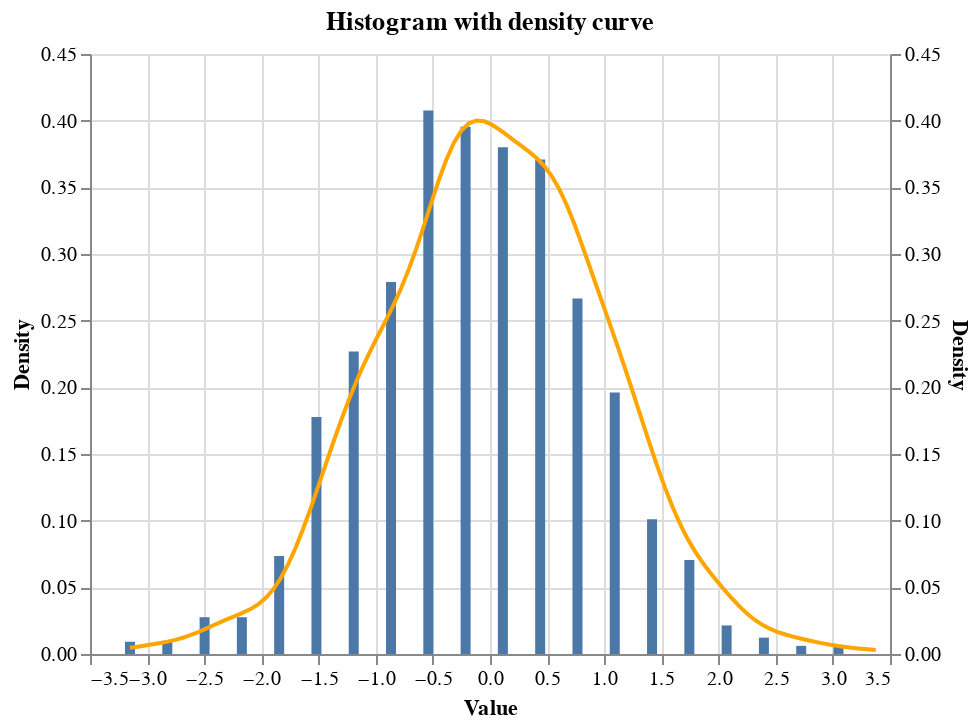

Write notebook code for a chart like this one.
### Code cell
import altair as alt
import numpy as np
from scipy.stats import gaussian_kde


def plot_histogram_with_density_curve(data: np.ndarray, bins: int, title: str) -> None:
    """
    Plots a histogram with a density curve.

    :param data: the data
    :param bins: the number of bins
    :param title: the title
    """
    hist_data, hist_edges = np.histogram(data, bins=bins, density=True)
    density = gaussian_kde(data)
    domain = np.linspace(min(data), max(data), 100)

    hist_df = pd.DataFrame({"Value": hist_data, "Bin": hist_edges[:-1]})
    density_df = pd.DataFrame({"Value": density(domain), "Domain": domain})

    hist_chart = (
        alt.Chart(hist_df)
        .mark_bar()
        .encode(
            x=alt.X("Bin", title="Value"),
            y=alt.Y("Value", title="Density"),
            tooltip=["Bin", "Value"],
        )
        .properties(title="Histogram", width=400, height=300)
    )

    density_chart = (
        alt.Chart(density_df)
        .mark_line(color="orange")
        .encode(
            x=alt.X("Domain", title="Value"),
            y=alt.Y("Value", title="Density"),
        )
    )

    chart = (
        alt.layer(hist_chart, density_chart)
        .resolve_scale(y="independent")
        .interactive()
    )

    chart.properties(title=title, width=400, height=300).display()


# Generate random data
data = np.random.normal(0, 1, 1000)

# Plot histogram with density curve
plot_histogram_with_density_curve(data, 20, "Histogram with density curve")

### Figure 1 — Vega-Lite specification as saved in the notebook (floating-point values rounded to 4 significant figures)
{"config": {"view": {"continuousWidth": 300, "continuousHeight": 300}}, "layer": [{"data": {"name": "data-e442e6080734a27a3be6823ea22ca8ce"}, "mark": {"type": "bar"}, "encoding": {"tooltip": [{"field": "Bin", "type": "quantitative"}, {"field": "Value", "type": "quantitative"}], "x": {"field": "Bin", "title": "Value", "type": "quantitative"}, "y": {"field": "Value", "title": "Density", "type": "quantitative"}}, "name": "view_1", "title": "Histogram"}, {"data": {"name": "data-9ff94e816a7fc48a7a133230b218feda"}, "mark": {"type": "line", "color": "orange"}, "encoding": {"x": {"field": "Domain", "title": "Value", "type": "quantitative"}, "y": {"field": "Value", "title": "Density", "type": "quantitative"}}}], "height": 300, "params": [{"name": "param_1", "select": {"type": "interval", "encodings": ["x", "y"]}, "bind": "scales", "views": ["view_1"]}], "resolve": {"scale": {"y": "independent"}}, "title": "Histogram with density curve", "width": 400, "$schema": "https://vega.github.io/schema/vega-lite/v5.8.0.json", "datasets": {"data-e442e6080734a27a3be6823ea22ca8ce": [{"Value": 0.009195, "Bin": -3.15}, {"Value": 0.009195, "Bin": -2.824}, {"Value": 0.02758, "Bin": -2.497}, {"Value": 0.02758, "Bin": -2.171}, {"Value": 0.07356, "Bin": -1.845}, {"Value": 0.1778, "Bin": -1.519}, {"Value": 0.2268, "Bin": -1.192}, {"Value": 0.2789, "Bin": -0.866}, {"Value": 0.4076, "Bin": -0.5397}, {"Value": 0.3954, "Bin": -0.2135}, {"Value": 0.3801, "Bin": 0.1128}, {"Value": 0.3709, "Bin": 0.4391}, {"Value": 0.2667, "Bin": 0.7654}, {"Value": 0.1962, "Bin": 1.092}, {"Value": 0.1011, "Bin": 1.418}, {"Value": 0.07049, "Bin": 1.744}, {"Value": 0.02145, "Bin": 2.07}, {"Value": 0.01226, "Bin": 2.397}, {"Value": 0.00613, "Bin": 2.723}, {"Value": 0.00613, "Bin": 3.049}], "data-9ff94e816a7fc48a7a133230b218feda": [{"Value": 0.004639, "Domain": -3.15}, {"Value": 0.005506, "Domain": -3.084}, {"Value": 0.00637, "Domain": -3.018}, {"Value": 0.00725, "Domain": -2.952}, {"Value": 0.008195, "Domain": -2.886}, {"Value": 0.009277, "Domain": -2.82}, {"Value": 0.01058, "Domain": -2.754}, {"Value": 0.01216, "Domain": -2.688}, {"Value": 0.01408, "Domain": -2.623}, {"Value": 0.01631, "Domain": -2.557}, {"Value": 0.01878, "Domain": -2.491}, {"Value": 0.02137, "Domain": -2.425}, {"Value": 0.02392, "Domain": -2.359}, {"Value": 0.02635, "Domain": -2.293}, {"Value": 0.02865, "Domain": -2.227}, {"Value": 0.03099, "Domain": -2.161}, {"Value": 0.03368, "Domain": -2.095}, {"Value": 0.03716, "Domain": -2.029}, {"Value": 0.04191, "Domain": -1.963}, {"Value": 0.04837, "Domain": -1.898}, {"Value": 0.05682, "Domain": -1.832}, {"Value": 0.06737, "Domain": -1.766}, {"Value": 0.0799, "Domain": -1.7}, {"Value": 0.09412, "Domain": -1.634}, {"Value": 0.1096, "Domain": -1.568}, {"Value": 0.1259, "Domain": -1.502}, {"Value": 0.1425, "Domain": -1.436}, {"Value": 0.159, "Domain": -1.37}, {"Value": 0.1749, "Domain": -1.304}, {"Value": 0.1899, "Domain": -1.238}, {"Value": 0.2039, "Domain": -1.172}, {"Value": 0.2167, "Domain": -1.107}, {"Value": 0.2285, "Domain": -1.041}, {"Value": 0.2396, "Domain": -0.9747}, {"Value": 0.2506, "Domain": -0.9088}, {"Value": 0.262, "Domain": -0.8429}, {"Value": 0.2745, "Domain": -0.777}, {"Value": 0.2885, "Domain": -0.7111}, {"Value": 0.304, "Domain": -0.6452}, {"Value": 0.321, "Domain": -0.5793}, {"Value": 0.3385, "Domain": -0.5134}, {"Value": 0.3555, "Domain": -0.4474}, {"Value": 0.3709, "Domain": -0.3815}, {"Value": 0.3835, "Domain": -0.3156}, {"Value": 0.3926, "Domain": -0.2497}, {"Value": 0.3981, "Domain": -0.1838}, {"Value": 0.4002, "Domain": -0.1179}, {"Value": 0.3996, "Domain": -0.05197}, {"Value": 0.3971, "Domain": 0.01395}, {"Value": 0.3934, "Domain": 0.07986}, {"Value": 0.3893, "Domain": 0.1458}, {"Value": 0.3851, "Domain": 0.2117}, {"Value": 0.3809, "Domain": 0.2776}, {"Value": 0.3766, "Domain": 0.3435}, {"Value": 0.3718, "Domain": 0.4094}, {"Value": 0.3659, "Domain": 0.4753}, {"Value": 0.3583, "Domain": 0.5413}, {"Value": 0.3485, "Domain": 0.6072}, {"Value": 0.3364, "Domain": 0.6731}, {"Value": 0.3223, "Domain": 0.739}, {"Value": 0.3069, "Domain": 0.8049}, {"Value": 0.2908, "Domain": 0.8708}, {"Value": 0.2747, "Domain": 0.9367}, {"Value": 0.2586, "Domain": 1.003}, {"Value": 0.2425, "Domain": 1.069}, {"Value": 0.2262, "Domain": 1.134}, {"Value": 0.2094, "Domain": 1.2}, {"Value": 0.1921, "Domain": 1.266}, {"Value": 0.1747, "Domain": 1.332}, {"Value": 0.1574, "Domain": 1.398}, {"Value": 0.1407, "Domain": 1.464}, {"Value": 0.125, "Domain": 1.53}, {"Value": 0.1106, "Domain": 1.596}, {"Value": 0.09775, "Domain": 1.662}, {"Value": 0.08659, "Domain": 1.728}, {"Value": 0.07699, "Domain": 1.794}, {"Value": 0.06864, "Domain": 1.86}, {"Value": 0.06115, "Domain": 1.925}, {"Value": 0.05416, "Domain": 1.991}, {"Value": 0.04746, "Domain": 2.057}, {"Value": 0.04107, "Domain": 2.123}, {"Value": 0.03513, "Domain": 2.189}, {"Value": 0.02983, "Domain": 2.255}, {"Value": 0.02534, "Domain": 2.321}, {"Value": 0.02167, "Domain": 2.387}, {"Value": 0.01877, "Domain": 2.453}, {"Value": 0.01648, "Domain": 2.519}, {"Value": 0.01463, "Domain": 2.585}, {"Value": 0.01305, "Domain": 2.65}, {"Value": 0.01165, "Domain": 2.716}, {"Value": 0.01033, "Domain": 2.782}, {"Value": 0.009097, "Domain": 2.848}, {"Value": 0.007942, "Domain": 2.914}, {"Value": 0.006898, "Domain": 2.98}, {"Value": 0.005987, "Domain": 3.046}, {"Value": 0.005214, "Domain": 3.112}, {"Value": 0.004565, "Domain": 3.178}, {"Value": 0.004003, "Domain": 3.244}, {"Value": 0.003489, "Domain": 3.31}, {"Value": 0.00299, "Domain": 3.376}]}}
